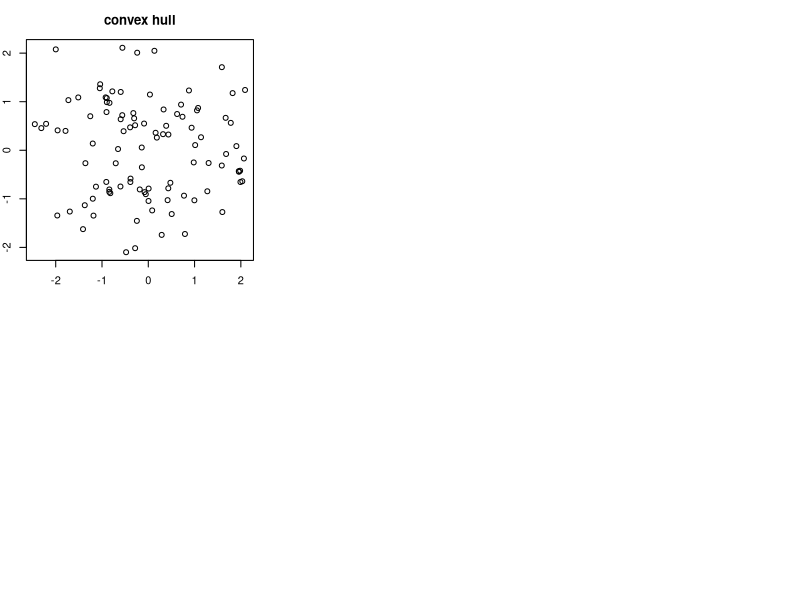

Generate this figure with R: (Note: this script raises an error after producing the figure.)

set.seed(2)
x <- rnorm(100)
y <- rnorm(100)
op <- par(mfrow=c(2,3), mar=c(3,2,3,1))

plot(x,y, main="convex hull")
convex_hull(x,y)

plot(x,y, main="colored hull")
convex_hull(x,y, col="#FF000050", density=10, angle=45, border="red")

plot(x,y, main="20% of most distant\npoints removed")
convex_hull(x,y, alpha=.2, col="#FF000050", density=10, angle=45, border="red")

plot(x,y, main="initial hull points\nremoved (peeled off)")
convex_hull(x,y, peel=TRUE, col="#00FF0050", border="red")

plot(x,y, main="smoothed hull\n(spline interpolated)")
convex_hull(x,y, smooth=2, col="#FF000050", border="red")

plot(x,y, main="another smooting\nmethod")
convex_hull(x,y, peel=TRUE, smooth=1, shape=1, col="#00FF0050", border="red")

par(op)
